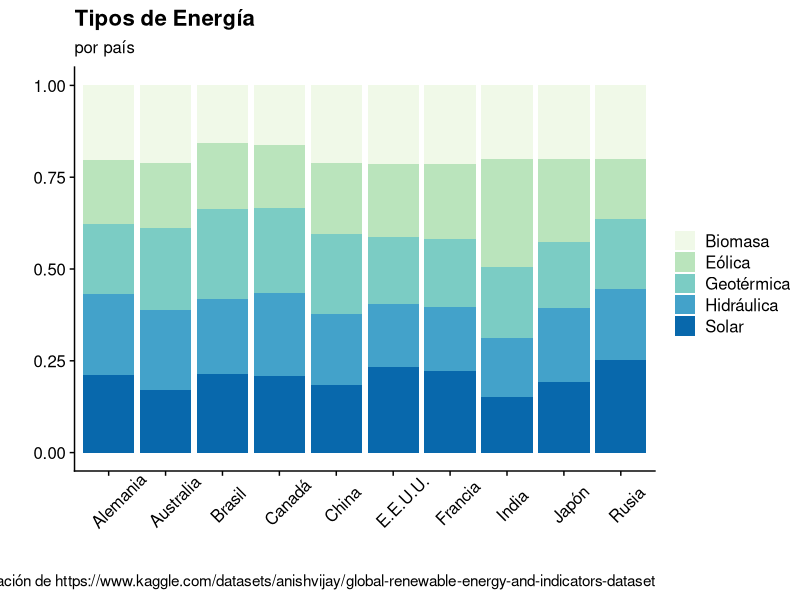
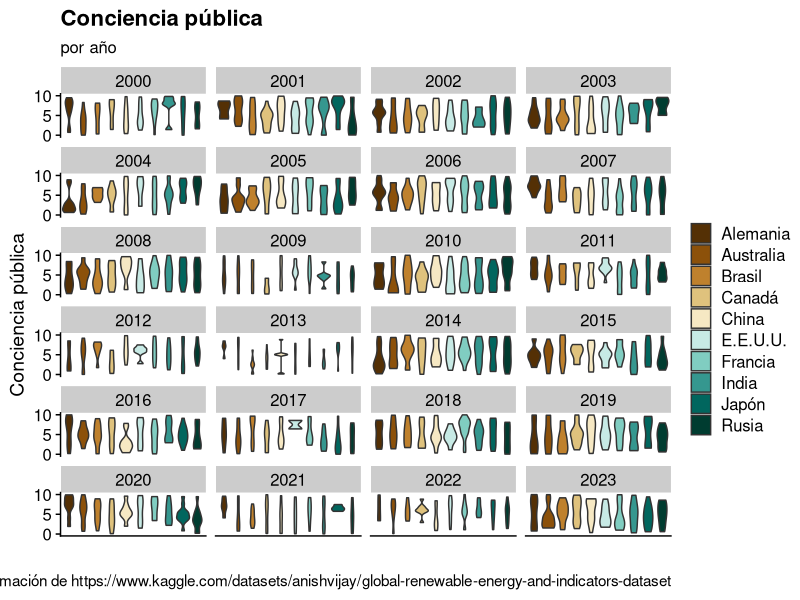
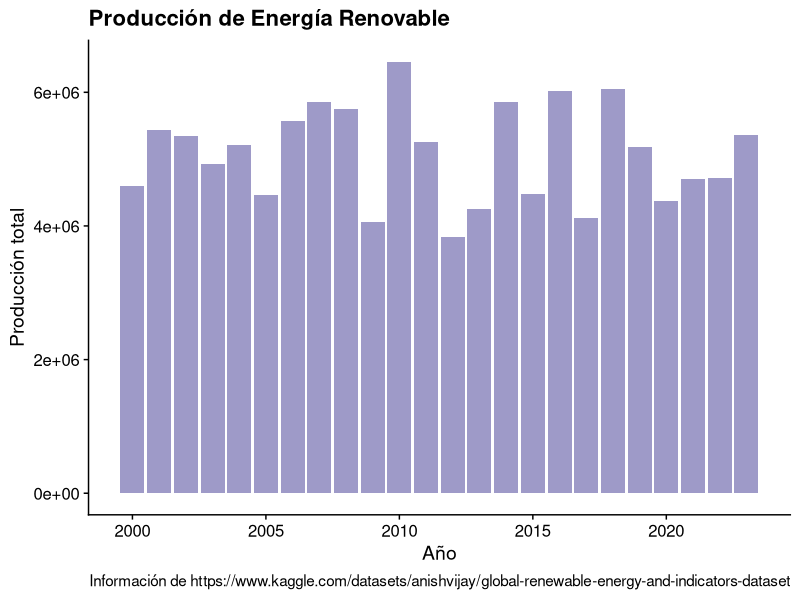
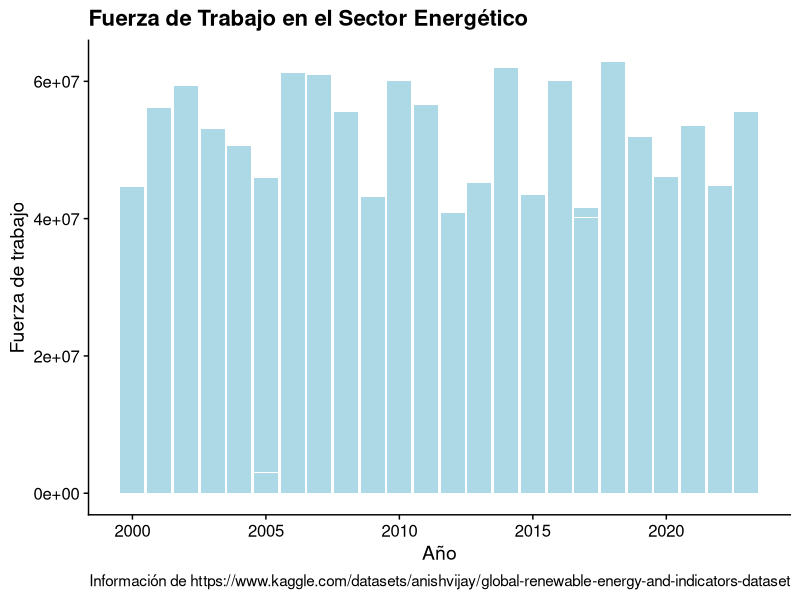
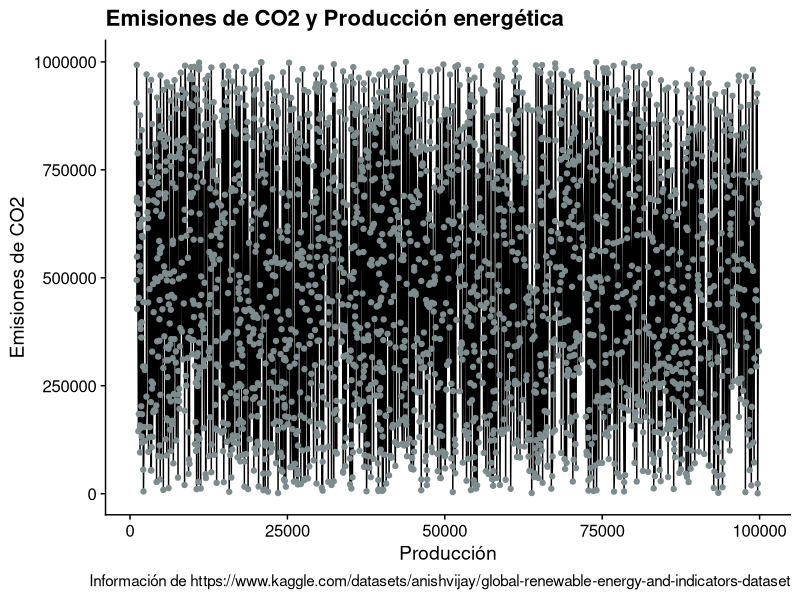
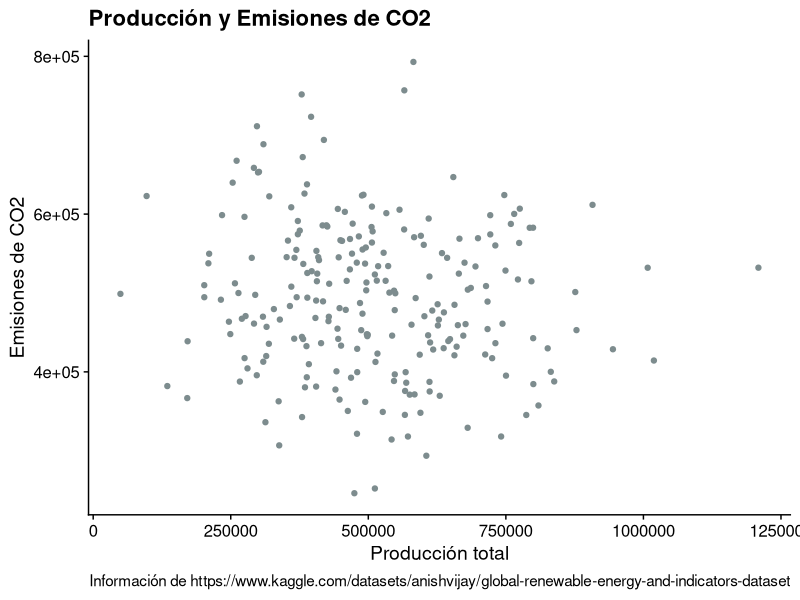
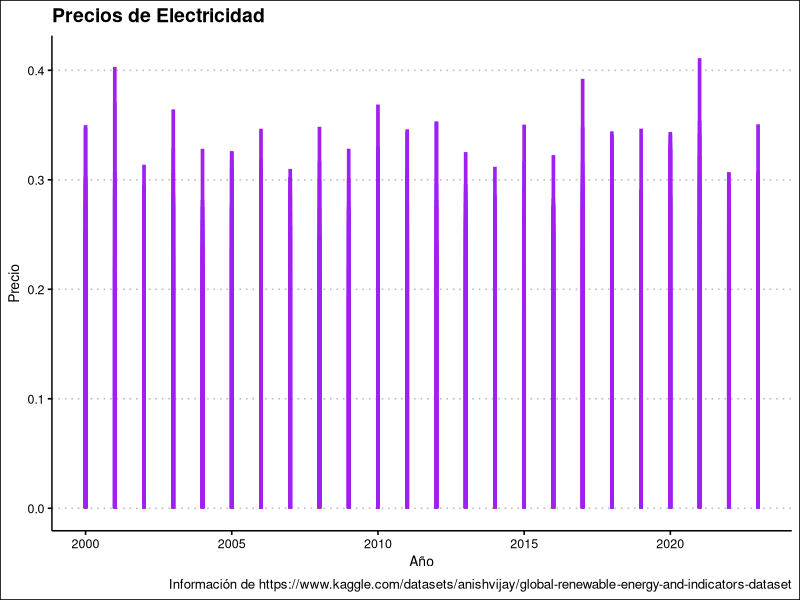
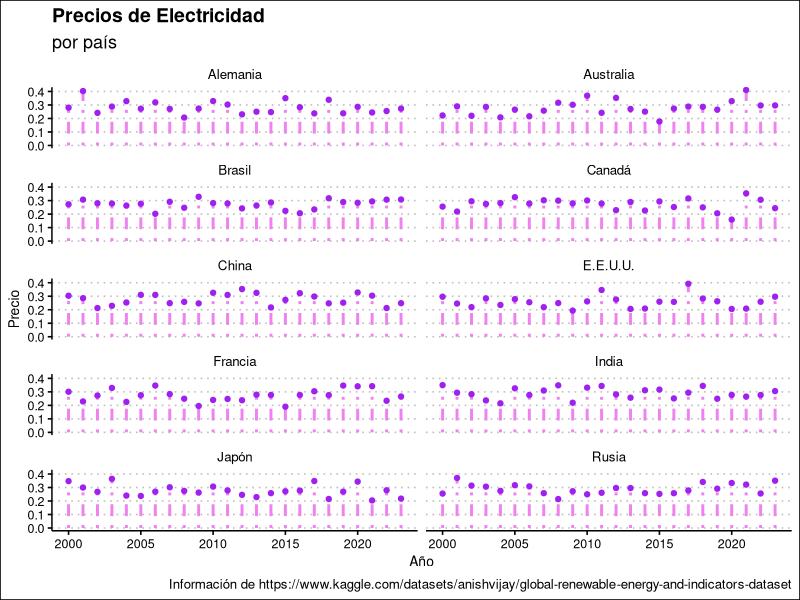

R code for these plots, in order:
## ---- chunk 1
#| messages: FALSE
#| warnings: FALSE
#| echo: FALSE
library(ggplot2)
library(dplyr)
library(palmerpenguins)
library(ggthemes)
library(knitr)
library(cowplot)
library(tidyr)
library(purrr)
## ---- chunk 2
original <- read.csv("data/complete_renewable_energy_dataset.csv")
df <- original|> mutate(Country = case_when(
  Country == "Brazil"~"Brasil", Country == "Canada" ~ "Canadá", 
  Country == "France"~"Francia", Country == "Germany"~"Alemania", 
  Country == "Japan"~"Japón", Country == "Russia"~"Rusia", 
  Country == "USA"~"E.E.U.U.", Country == "Australia"~"Australia",
  Country == "China"~"China", Country == "India"~"India",
  TRUE~"Other")) %>% mutate(Energy.Type = case_when(
  Energy.Type == "Solar"~"Solar", Energy.Type == "Biomass" ~ "Biomasa", 
  Energy.Type == "Wind"~"Eólica", Energy.Type == "Hydro"~"Hidráulica", 
  Energy.Type == "Geothermal"~"Geotérmica", TRUE~"Other"))
df$Government.Policies <- as.logical(original$Government.Policies)
df$Renewable.Energy.Targets <- as.logical(original$Renewable.Energy.Targets)
df$Energy.Efficiency.Programs <- as.logical(original$Energy.Efficiency.Programs)
df$Energy.Market.Liberalization <- as.logical(original$Energy.Efficiency.Programs)
df$Technology.Transfer.Agreements <- as.logical(original$Technology.Transfer.Agreements)
df$Renewable.Energy.Education.Programs <- as.logical(original$Renewable.Energy.Education.Programs)
df$Natural.Disasters <- as.logical(original$Natural.Disasters)
df$Public.Private.Partnerships.in.Energy <- as.logical(original$Public.Private.Partnerships.in.Energy)
df$Regional.Renewable.Energy.Cooperation <- as.logical(original$Regional.Renewable.Energy.Cooperation)
## ---- chunk 3
most_important <- select(df, c("Country", "Year", "Production..GWh.", "R.D.Expenditure",  "Energy.Storage.Capacity", "Energy.Consumption", "Energy.Imports", "Energy.Exports", "Government.Policies", "Energy.Efficiency.Programs", "Energy.Type", , "CO2.Emissions",  "Investments..USD.", "Public.Awareness", "Educational.Level", "Political.Stability", "Corruption.Perception.Index", "Control.of.Corruption", "Proportion.of.Energy.from.Renewables", "Electricity.Prices", "Renewable.Energy.Education.Programs",  "Energy.Sector.Workforce"))
most_important <- most_important[order(most_important$Year),]
colnames(most_important)
## ---- chunk 4
#| messages: FALSE
#| warnings: FALSE
#| fig-width: 8
#| label: fig-2.1
ggplot(df, aes(x = Country, fill = Energy.Type)) +
  geom_bar(position = "fill") +
  scale_fill_brewer(type = "seq", palette = 4)  +
  labs(
    title = "Tipos de Energía",
    subtitle = "por país",
    x = "",
    y = "",
    fill = "",
    caption= "Información de https://www.kaggle.com/datasets/anishvijay/global-renewable-energy-and-indicators-dataset") +
  cowplot::theme_cowplot() +
  theme(axis.text.x = element_text(angle=45, vjust=.5, hjust=0.3))
## ---- chunk 5
#| messages: FALSE
#| warnings: FALSE
#| fig-width: 8
#| fig-height: 10
#| label: fig-2.2
ggplot(df, aes(x=Country, y=Public.Awareness, fill=Country)) + 
  geom_violin() +
  facet_wrap(~Year, ncol = 4) +
  scale_fill_brewer(type = "div", palette = 1) +
  labs(
    title = "Conciencia pública",
    subtitle = "por año",
    x = "",
    y = "Conciencia pública",
    fill = "",
    caption= "Información de https://www.kaggle.com/datasets/anishvijay/global-renewable-energy-and-indicators-dataset") +
  scale_y_continuous(breaks=c(0.0,5.0, 10.0)) +
  theme_cowplot()+
  theme(axis.ticks.x = element_blank(), axis.text.x = element_blank())
## ---- chunk 6
#| messages: FALSE
#| warnings: FALSE
#| fig-width: 8
#| label: fig-2.3
ggplot(df, aes(x = Year, y = Production..GWh.)) +
  geom_col(fill = "#9e9ac8") +
  labs(
    title = "Producción de Energía Renovable",
    x = "Año",
    y = "Producción total",
    caption= "Información de https://www.kaggle.com/datasets/anishvijay/global-renewable-energy-and-indicators-dataset") +
  theme_cowplot()
## ---- chunk 7
#| messages: FALSE
#| warnings: FALSE
#| fig-width: 8
#| label: fig-2.4
ggplot(df, aes(x = Year, y = Energy.Sector.Workforce)) +
  geom_col(fill = "lightblue") +
  labs(
    title = "Fuerza de Trabajo en el Sector Energético",
    x = "Año",
    y = "Fuerza de trabajo",
    caption= "Información de https://www.kaggle.com/datasets/anishvijay/global-renewable-energy-and-indicators-dataset") +
  theme_cowplot()+
  theme()
## ---- chunk 8
#| messages: FALSE
#| warnings: FALSE
#| fig-width: 8
#| label: fig-2.5
ggplot(df, aes(x = Production..GWh., y = CO2.Emissions)) +
  geom_line() +
  geom_point(color = "#7d8c8e")+
  labs(
    title = "Emisiones de CO2 y Producción energética",
    x = "Producción",
    y = "Emisiones de CO2",
    caption= "Información de https://www.kaggle.com/datasets/anishvijay/global-renewable-energy-and-indicators-dataset")+
  theme_cowplot()
## ---- chunk 9
#| messages: FALSE
#| warnings: FALSE
annual <- df %>% group_by(Year, Country) %>% summarise(avg_electricity_price = mean(Electricity.Prices), avg_production = sum(Production..GWh.), avg_investment = sum(Investments..USD.), avg_CO2_emissions = mean(CO2.Emissions))
annual
## ---- chunk 10
#| messages: FALSE
#| warnings: FALSE
#| fig-width: 8
#| label: fig-2.6
ggplot(annual, aes(x = avg_production, y = avg_CO2_emissions)) +
  geom_jitter(color = "#7d8c8e")+
  labs(
    title = "Producción y Emisiones de CO2",
    x = "Producción total",
    y = "Emisiones de CO2",
    caption= "Información de https://www.kaggle.com/datasets/anishvijay/global-renewable-energy-and-indicators-dataset")+
  theme_cowplot()+
  theme()
## ---- chunk 11
#| messages: FALSE
#| warnings: FALSE
#| fig-width: 8
#| label: fig-2.7
ggplot(annual, aes(x=Year, y=avg_electricity_price)) +
  geom_segment( aes(x=Year, xend=Year, y=0, yend=avg_electricity_price) , color="purple", lwd = 1.25) +
  labs(
    title = "Precios de Electricidad",
    x = "Año",
    y = "Precio",
    caption= "Información de https://www.kaggle.com/datasets/anishvijay/global-renewable-energy-and-indicators-dataset") +
  theme_clean()
## ---- chunk 12
#| messages: FALSE
#| warnings: FALSE
#| fig-width: 8
#| fig-height: 10
#| label: fig-2.8
ggplot(annual, aes(x=Year, y=avg_electricity_price)) +
  geom_segment( aes(x=Year, xend=Year, y=0, yend=avg_electricity_price) , size=1, color="violet", linetype="dotdash" ) +
  geom_point(color = "purple") +
  facet_wrap(~Country, ncol = 2) +
  labs(
    title = "Precios de Electricidad",
    subtitle = "por país",
    x = "Año",
    y = "Precio",
    caption= "Información de https://www.kaggle.com/datasets/anishvijay/global-renewable-energy-and-indicators-dataset") +
  theme_clean()
## ---- chunk 13
variables <- data.frame(
  Variable = c(
    "Precios de la electricidad",
    "Producción",
    "Estabilidad Política",
    "Conciencia pública"
  ),
  Importancia = c(
    "La electricidad es un aspecto fundamental para determinar la calidad de vida de las personas, pues permite realizar varias actividades cotidianas, como cocinar o mantener el calor.",
    "Permite visualizar la evolución de los indicadores de bienestar con respecto a los cambios en producción energética; de modo que se pueda concluir el impacto que tiene la energía renovable en la sociedad.",
    "El contexto político de los países está estrechamente relacionado con la calidad de vida de los habitantes; se pretende relacionar dicha estabilidad con la producción de energías renovables.",
    "La aceptación pública es un factor importante en la cantidad de inversión destinada a la producción o desarrollo de energías renovables. La aceptación pública depende de la información disponible al público general, como los programas educativos y su nivel educativo."
  )
)
kable(variables, caption = "Tabla de Variables Relevantes")
## ---- chunk 14
kable(head(most_important, 20), "simple")
## ---- chunk 15
summary(most_important)
## ---- chunk 16
annual <- df %>% group_by(Year, Country) %>% summarise(avg_electricity_price = mean(Electricity.Prices), avg_production = sum(Production..GWh.), avg_investment = sum(Investments..USD.), avg_CO2_emissions = mean(CO2.Emissions))
annual
## ---- chunk 17
#| messages: FALSE
#| warnings: FALSE
#| fig-width: 8
#| fig-height: 10
#| label: fig-2.9
ggplot(annual, aes(x = Year, y = avg_electricity_price)) +
  geom_line() +
  geom_point(color = "#602388")+
  facet_wrap(~Country, ncol = 3) +
  labs(
    title = "Precios de Electricidad",
    subtitle = "por país",
    x = "Año",
    y = "Precio",
    caption= "Información de https://www.kaggle.com/datasets/anishvijay/global-renewable-energy-and-indicators-dataset")+
  scale_x_continuous(breaks=c(2000, 2010, 2020))+
  theme_clean()
## ---- chunk 18
#| messages: FALSE
#| warnings: FALSE
#| fig-width: 8
#| fig-height: 8
#| label: fig-2.10
ggplot(annual, aes(x = Year, y = avg_production)) +
  geom_line() +
  geom_point(color = "#51c0a5")+
  facet_wrap(~Country, ncol = 3) +
  labs(
    title = "Producción Energética",
    subtitle = "por país",
    x = "Año",
    y = "Producción",
    caption= "Información de https://www.kaggle.com/datasets/anishvijay/global-renewable-energy-and-indicators-dataset")+
  scale_x_continuous(breaks=c(2000, 2010, 2020))+
  theme_clean()
## ---- chunk 19
#| messages: FALSE
#| warnings: FALSE
#| fig-width: 10
#| fig-height: 8
#| label: fig-2.11
ggplot(annual, aes(x = avg_production, y = avg_electricity_price))+
  geom_point(color = "#602388")+
  geom_line()+
  facet_wrap(~Country, ncol = 2) +
  labs(
    title = "Producción y Precios de Electricidad",
    subtitle = "por país",
    x = "Producción",
    y = "Precio",
    caption= "Información de https://www.kaggle.com/datasets/anishvijay/global-renewable-energy-and-indicators-dataset") +
  scale_y_continuous(breaks=c(0.20, 0.30, 0.4))+
  scale_x_continuous(breaks=c(0, 625000, 1200000))+
  theme_clean()
## ---- chunk 20
#| messages: FALSE
#| warnings: FALSE
#| fig-width: 8
#| fig.heigth: 50
#| label: fig-2.12
ggplot(annual, aes(x = Year, y = avg_CO2_emissions)) +
  geom_col(fill = "#7d8c8e") +
  facet_wrap(~Country, ncol = 2) +
  labs(
    title = "Emisiones Totales de CO2",
    subtitle = "por país",
    x = "Año",
    y = "Emisiones de CO2",
    caption= "Información de https://www.kaggle.com/datasets/anishvijay/global-renewable-energy-and-indicators-dataset") +
  theme_cowplot() +
  scale_y_continuous(breaks=c(3e+05, 5e+05, 7e+05)) +
  scale_x_continuous(breaks = c(2000, 2010, 2020))
## ---- chunk 21
#| messages: FALSE
#| warnings: FALSE
#| fig-width: 10
#| fig-height: 10
#| label: fig-2.13
ggplot(annual, aes(x = avg_production, y = avg_CO2_emissions)) +
  geom_line() +
  geom_point(color = "#7d8c8e")+
  labs(
    title = "Producción y Emisiones de CO2",
    subtitle = "por país",
    x = "Producción",
    y = "Emisiones de CO2",
    caption= "Información de https://www.kaggle.com/datasets/anishvijay/global-renewable-energy-and-indicators-dataset") +
  facet_wrap(~Country, ncol=2)+
  scale_x_continuous(breaks=c(0, 500000, 1000000))+
  theme_cowplot()
## ---- chunk 22
#| messages: FALSE
#| warnings: FALSE
#| fig-width: 8
ggplot(annual, aes(x = avg_production, y = avg_CO2_emissions)) +
  geom_jitter(color = "#7d8c8e")+
  labs(
    title = "Producción y Emisiones de CO2",
    x = "Producción total",
    y = "Emisiones de CO2",
    caption= "Información de https://www.kaggle.com/datasets/anishvijay/global-renewable-energy-and-indicators-dataset")+
  theme_cowplot()+
  theme()
## ---- chunk 23
#| messages: FALSE
#| warnings: FALSE
#| fig-width: 8
ggplot(annual, aes(x=Year, y=avg_electricity_price)) +
  geom_segment( aes(x=Year, xend=Year, y=0, yend=avg_electricity_price) , color="purple", lwd = 1.25) +
  labs(
    title = "Precios de Electricidad",
    x = "Año",
    y = "Precio",
    caption= "Información de https://www.kaggle.com/datasets/anishvijay/global-renewable-energy-and-indicators-dataset") +
  theme_clean()
## ---- chunk 24
#| messages: FALSE
#| warnings: FALSE
#| fig-width: 8
#| fig-height: 10
ggplot(annual, aes(x=Year, y=avg_electricity_price)) +
  geom_segment( aes(x=Year, xend=Year, y=0, yend=avg_electricity_price) , size=1, color="violet", linetype="dotdash" ) +
  geom_point(color = "purple") +
  facet_wrap(~Country, ncol = 2) +
  labs(
    title = "Precios de Electricidad",
    subtitle = "por país",
    x = "Año",
    y = "Precio",
    caption= "Información de https://www.kaggle.com/datasets/anishvijay/global-renewable-energy-and-indicators-dataset") +
  theme_clean()
